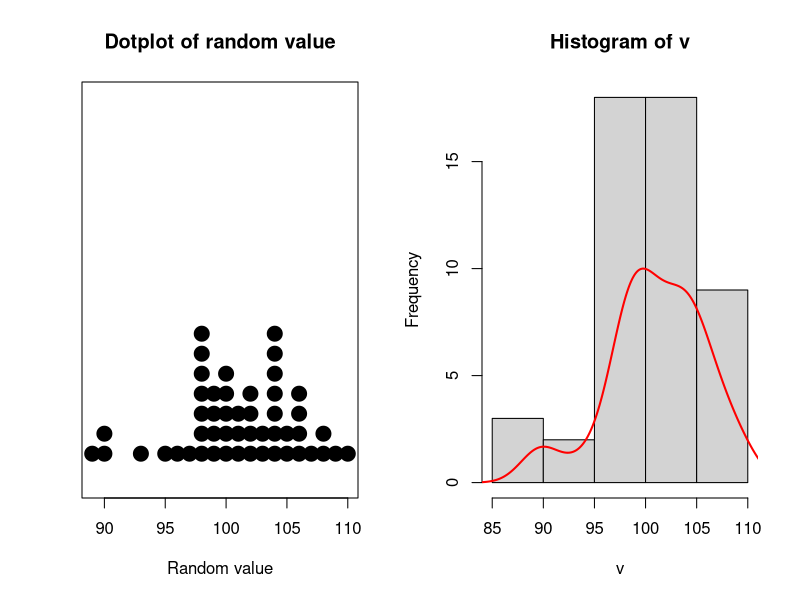
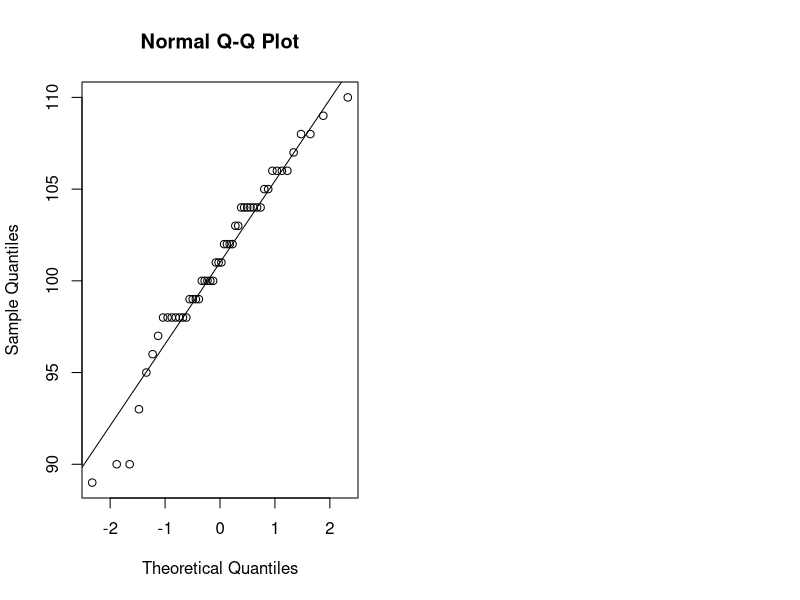
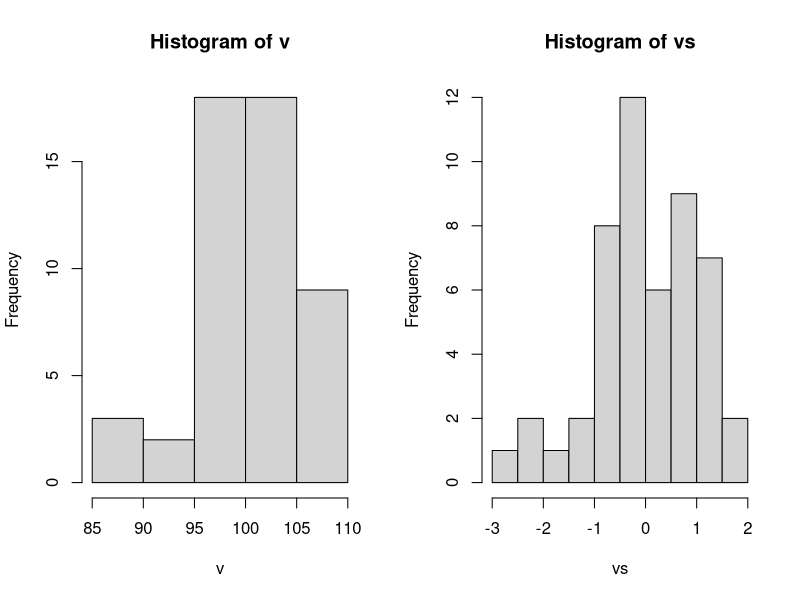

Recreate these plots in R, in order.
## ---- chunk 1
# sample of random integers
v <- round(rnorm(n=50, sd=5, mean=100))

par(mfrow=c(1,2))
stripchart(v, method = "stack", pch=19, cex=2, offset=.5, at=.15,
           main = "Dotplot of random value", xlab = "Random value")

hist(v)

# add density
x <- density(v)$x
y <- (10/max(density(v)$y))*density(v)$y  # scale y to plot with histogram
lines(x, y, col="red", lwd=2)
## ---- chunk 2
# QQ-plot - fit normal distibution
qqnorm(v); qqline(v)

var(v)     # variance: sd = sqrt(var)
sd(v)      # standard deviation

sd(v)/sqrt(length(v))  # standard error sd/sqrt(n)

# Z-score (standartization)
# transform distribution to mean=0, variance=1
# z = (x - mean(n))/sd
scale(v)     # z-score
vs <- scale(v)[,1]
vs

par(mfrow=c(1,2))
hist(v)
hist(vs)
## ---- chunk 3
# sample of random integers
x <- round(rnorm(n=50, sd=5, mean=100))

# Confidence interval for normal distribution with p=0.95
m <- mean(x)
s <- sd(x)
n <- length(x)
error <- qnorm(0.95)*s/sqrt(n)
confidence <- c(m-error, m+error)
confidence

# Confidence interval for t-distribution with p=0.95
a <- 5
s <- 2
n <- 20
error <- qt(0.975,df=n-1)*s/sqrt(n)
# confidence interval
c(left=a-error, right=a+error)
